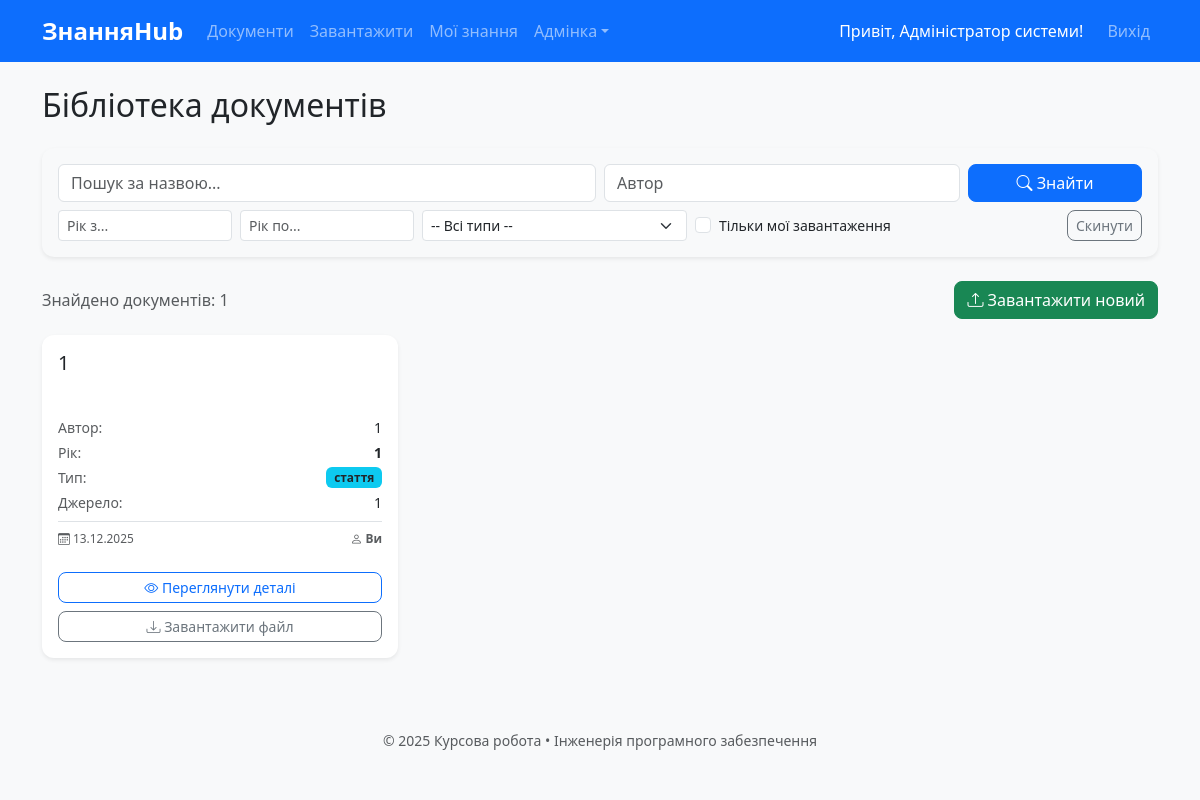
/documents (signed in), run on an earlier commit of the app's database.
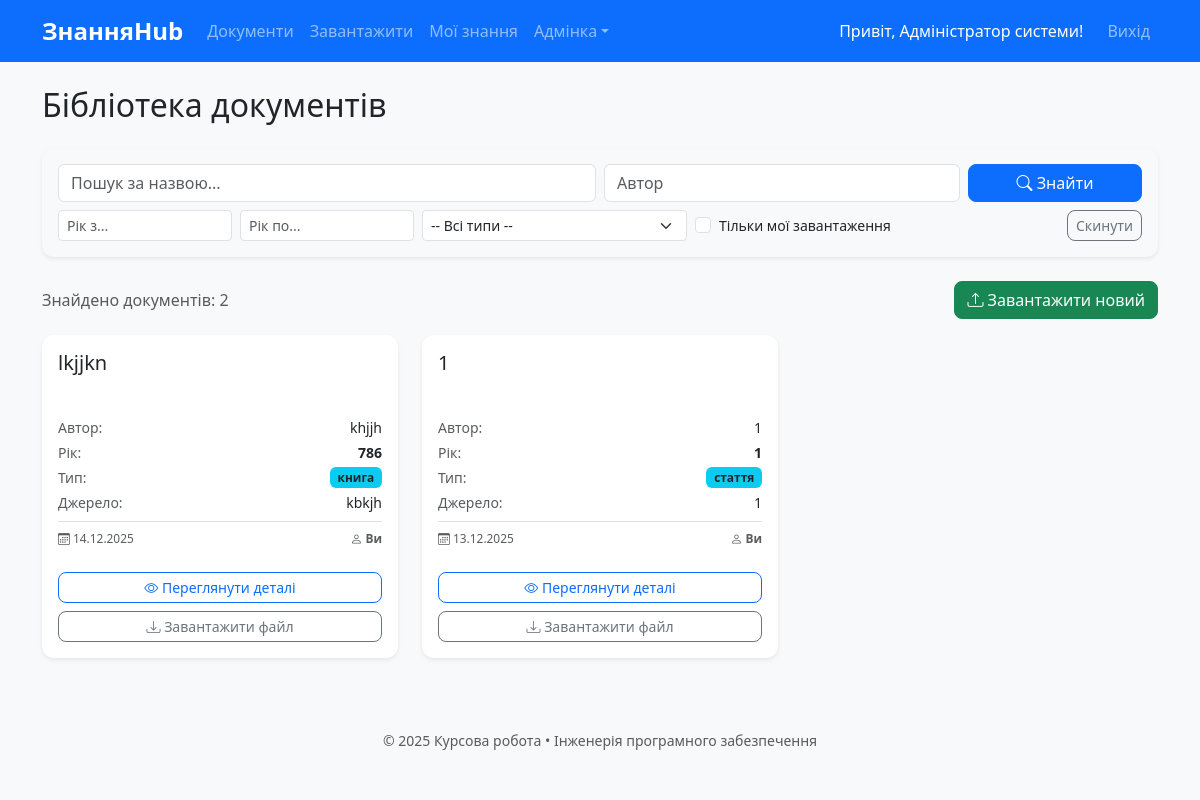
And on a later commit of the database.
### models.py (models this page shows)
class Document(db.Model):
    id = db.Column(db.Integer, primary_key=True)
    title = db.Column(db.String(300), nullable=False)
    authors = db.Column(db.Text)
    year = db.Column(db.Integer)
    source = db.Column(db.Text)
    doc_type = db.Column(db.String(50))
    original_filename = db.Column(db.String(300), nullable=False)
    stored_filename = db.Column(db.String(200), nullable=False, unique=True)
    uploaded_at = db.Column(db.DateTime, default=lambda: datetime.now(timezone.utc))
    uploaded_by = db.Column(db.Integer, db.ForeignKey('user.id'))
    user = db.relationship('User', backref='documents')

### app.py (the view)
    @app.route('/documents')
    @login_required
    def document_list():
        query = request.args.get('q', '').strip()
        author = request.args.get('author', '')
        year_from = request.args.get('year_from', type=int)
        year_to = request.args.get('year_to', type=int)
        doc_type = request.args.get('type', '')
        show_my = request.args.get('show_my')
        docs = Document.query
        if query:
            ids = search_fulltext(query)
            docs = docs.filter(Document.id.in_(ids)) if ids else docs.filter(False)
        if author: docs = docs.filter(Document.authors.ilike(f'%{author}%'))
        if year_from: docs = docs.filter(Document.year >= year_from)
        if year_to: docs = docs.filter(Document.year <= year_to)
        if doc_type: docs = docs.filter_by(doc_type=doc_type)
        if show_my == '1': docs = docs.filter_by(uploaded_by=current_user.id)
        documents = docs.order_by(Document.uploaded_at.desc()).all()
        return render_template('document/list.html', documents=documents)

### templates/document/list.html (shortened to what the changed rows need)
{% extends "base.html" %}
{% block content %}
<h2 class="mb-4">Бібліотека документів</h2>
<div class="d-flex justify-content-between align-items-center mb-3">
    <span class="text-muted">Знайдено документів: {{ documents|length }}</span>
    <a href="{{ url_for('upload_document') }}" class="btn btn-success">
        <i class="bi bi-upload"></i> Завантажити новий
    </a>
</div>
{% if documents %}
    <div class="row row-cols-1 row-cols-md-2 row-cols-lg-3 g-4">
        {% for doc in documents %}
        <div class="col">
            <div class="card h-100 shadow-sm border-0 hover-shadow transition-card">
                <div class="card-body d-flex flex-column">
                    <div class="d-flex justify-content-between align-items-start mb-2">
                        <h5 class="card-title text-truncate-3">
                            <a href="{{ url_for('document_detail', doc_id=doc.id) }}" class="text-decoration-none text-dark stretched-link-custom">
                                {{ doc.title }}
                            </a>
                        </h5>
                    </div>
                    <ul class="list-unstyled small mb-4 flex-grow-1">
                        <li class="mb-1 d-flex justify-content-between">
                            <span class="text-muted">Автор:</span>
                            <span class="text-end text-truncate" style="max-width: 60%;" title="{{ doc.authors }}">
                                {{ doc.authors }}
                            </span>
                        </li>
                        <li class="mb-1 d-flex justify-content-between">
                            <span class="text-muted">Рік:</span>
                            <span class="fw-bold">{{ doc.year if doc.year else '—' }}</span>
                        </li>
                        <li class="mb-1 d-flex justify-content-between">
                            <span class="text-muted">Тип:</span>
                            <span class="badge bg-info text-dark">{{ doc.doc_type }}</span>
                        </li>
                        {% if doc.source %}
                        <li class="mb-1 d-flex justify-content-between">
                            <span class="text-muted">Джерело:</span>
                            <span class="text-end text-truncate" style="max-width: 60%;" title="{{ doc.source }}">
                                {{ doc.source }}
                            </span>
                        </li>
                        {% endif %}
                        <li class="mt-2 pt-2 border-top text-muted smaller d-flex justify-content-between align-items-center">
                            <span title="Дата завантаження">
                                <i class="bi bi-calendar3"></i> {{ doc.uploaded_at.strftime('%d.%m.%Y') }}
                            </span>
                            <span class="text-truncate" style="max-width: 120px;"
                                  title="Завантажив: {% if current_user.is_authenticated and doc.uploaded_by == current_user.id %}Ви{% else %}{{ doc.user.name }}{% endif %}">
                                <i class="bi bi-person"></i>
                                {% if current_user.is_authenticated and doc.uploaded_by == current_user.id %}
                                    <strong>Ви</strong>
                                {% else %}
                                    {{ doc.user.name }}
                                {% endif %}
                            </span>
                        </li>
                    </ul>
                    <div class="d-grid gap-2 mt-auto">
                        <a href="{{ url_for('document_detail', doc_id=doc.id) }}" class="btn btn-outline-primary btn-sm">
                            <i class="bi bi-eye"></i> Переглянути деталі
                        </a>
                        <a href="{{ url_for('download_document', doc_id=doc.id) }}" class="btn btn-outline-secondary btn-sm">
                            <i class="bi bi-download"></i> Завантажити файл
                        </a>
                    </div>
                </div>
            </div>
        </div>
        {% endfor %}
    </div>
{% else %}
    <div class="alert alert-info text-center py-5">
        <h4>Документів не знайдено</h4>
        <p>Спробуйте змінити параметри пошуку або завантажте новий документ.</p>
    </div>
{% endif %}
{% endblock %}

What changed in the data, as far as the page shows it:
added Document: title "lkjjkn", authors "khjjh", year "786", doc_type "книга", source "kbkjh", uploaded_at "14.12.2025", shows "Ви"
Also different on the page:
{{ documents|length }}: "1" → "2"
